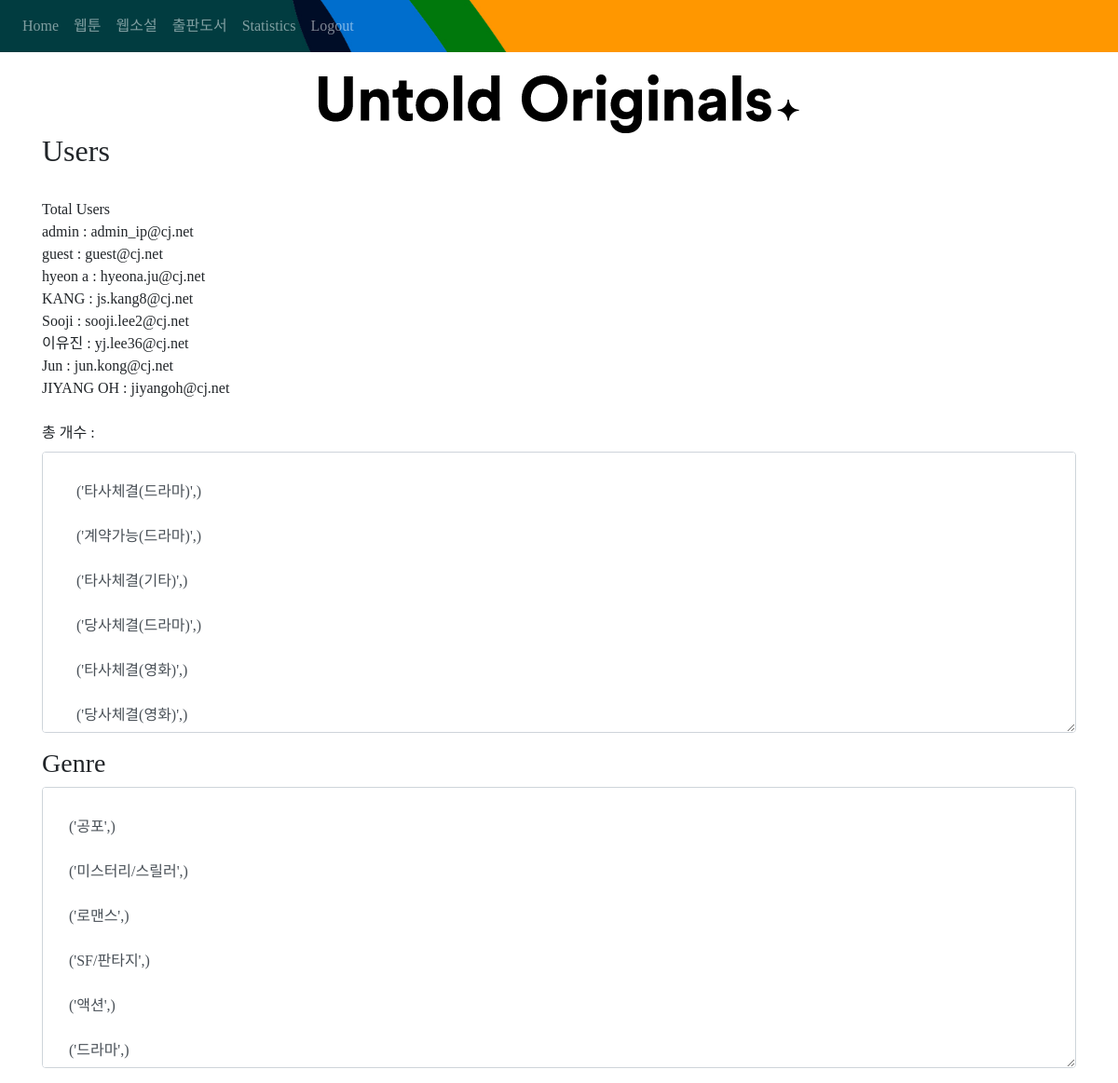
Page /components (signed in) on the committed database.
### website/models.py (models this page shows)
class User(db.Model, UserMixin):
    id = db.Column(db.Integer, primary_key=True)
    email = db.Column(db.String(150), unique=True)
    password = db.Column(db.String(150))
    first_name = db.Column(db.String(150))
    ips_WebToonIp = db.relationship('WebToonIP', backref = 'author', lazy = True)
    ips_WebNovel = db.relationship('WebNovel', backref = 'author', lazy = True)
    ips_Books = db.relationship('Books', backref = 'author', lazy = True)

### website/views.py (the view)
@views.route('/components', methods=['GET', 'POST'])
@login_required
def components():
    users=User.query.all()
    ips_webtoon = WebToonIP.query.all()
    webtoon_copyright_status = db.session.query(WebToonIP.copyright_status).distinct()
    webtoon_genre = db.session.query(WebToonIP.genre).distinct()
    total_webtoon = len(ips_webtoon)
    return render_template("components.html", user=current_user, users=users, ips_webtoon = ips_webtoon, total_num = total_webtoon, webtoon_copyright_status=webtoon_copyright_status, webtoon_genre=webtoon_genre)

### website/__init__.py (called while the page is built)
def create_app():
    app = Flask(__name__)
    app.config['SECRET_KEY'] = 'hjshjhdjah kjshkjdhjs'
    app.config['SQLALCHEMY_DATABASE_URI'] = f'sqlite:///{DB_NAME}'
    db.init_app(app)
    charts = GoogleCharts(app)
    from .views import views
    from .auth import auth
    app.register_blueprint(views, url_prefix='/')
    app.register_blueprint(auth, url_prefix='/')
    from .models import User, WebToonIP
    create_database(app)
    login_manager = LoginManager()
    login_manager.login_view = 'auth.login'
    login_manager.init_app(app)
    @login_manager.user_loader
    def load_user(id):
        return User.query.get(int(id))
    return app

### website/templates/components.html
{% extends "base.html" %} {% block title %} COMPONENTS {% endblock %}
{% block content%}
<br/>
<div style="text-align: center;">
    <img src="../static/images/Slogan_2_Black.png" style = "max-width: 100%" alt="Slogan_black">
</div>
<form method="POST">
<div class="form-group">
<h2>Users</h2>
<br/>
Total Users
<br/>
{% for user in users %}
{{user.first_name}} : {{ user.email}}<br/>
{% endfor %}<br/>
<div class="mb-3">
  <label for="all_platform_list" class="form-label">총 개수 : {{total_webtoon}}</label>
  <textarea class="form-control" id="all_platform_list_textarea" name ="all_platform_list_textarea"  rows = "12">
{% for cp in webtoon_copyright_status %}
      {{cp}}
{% endfor %}
  </textarea>
</div>
<h3>Genre</h3>
<textarea class="form-control" id="all_genre_list_textarea" rows = "12">
{% for genre in webtoon_genre %}
    {{genre}}
{% endfor %}<br/>
</textarea>
</div>
</form>
{% endblock%}

### website/templates/base.html (shortened to what this page needs)
<!DOCTYPE html>
<html>
  <head>
      <link rel="stylesheet" href="https://cdnjs.cloudflare.com/ajax/libs/tempusdominus-bootstrap-4/5.0.1/css/tempusdominus-bootstrap-4.min.css" />
    <link
      rel="stylesheet"
      href="https://stackpath.bootstrapcdn.com/bootstrap/4.4.1/css/bootstrap.min.css"
    />
    <link
      rel="stylesheet"
      href="https://stackpath.bootstrapcdn.com/font-awesome/4.7.0/css/font-awesome.min.css"
    />
      <link rel="stylesheet" href="https://cdnjs.cloudflare.com/ajax/libs/tempusdominus-bootstrap-4/5.0.1/css/tempusdominus-bootstrap-4.min.css" />
      <link rel="stylesheet" type = 'text/css' href="../static/css/fonts/stylesheet.css">
  </head>
  <body>
    <nav class="navbar navbar-expand-lg navbar-dark bg-light">
      <div class="collapse navbar-collapse" id="navbar">
        <div class="navbar-nav">
          {% if user.is_authenticated %}
          <a class="nav-item nav-link" id="home" href="/">Home</a>
          <a class="nav-item nav-link" id="statics" href="/WebToonIP">웹툰</a>
          <a class="nav-item nav-link" id="statics" href="/WebNovel">웹소설</a>
          <a class="nav-item nav-link" id="statics" href="/Books">출판도서</a>
          <a class="nav-item nav-link" id="statics" href="/analytics">Statistics</a>
          <a class="nav-item nav-link" id="logout" href="/logout">Logout</a>
          {% else %}
          <a class="nav-item nav-link" id="login" href="/login">Login</a>
          <a class="nav-item nav-link" id="signUp" href="/sign-up">Sign Up</a>
          {% endif %}
        </div>
      </div>
    </nav>
    <div class="container">{% block content %} {% endblock %}</div>
  </body>
</html>

### website/templates/base.html (style rules this page uses)
.navbar { background-image:url("/static/images/Pattern_16_9_RGB_2.jpg"); background-size: cover; resize: both; }

### rows in the picture
User: first_name "admin", email "admin_ip@cj.net"
User: first_name "guest", email "guest@cj.net"
User: first_name "hyeon a", email "hyeona.ju@cj.net"
User: first_name "KANG", email "js.kang8@cj.net"
User: first_name "Sooji", email "sooji.lee2@cj.net"
User: first_name "이유진", email "yj.lee36@cj.net"
User: first_name "Jun", email "jun.kong@cj.net"
User: first_name "JIYANG OH", email "jiyangoh@cj.net"
